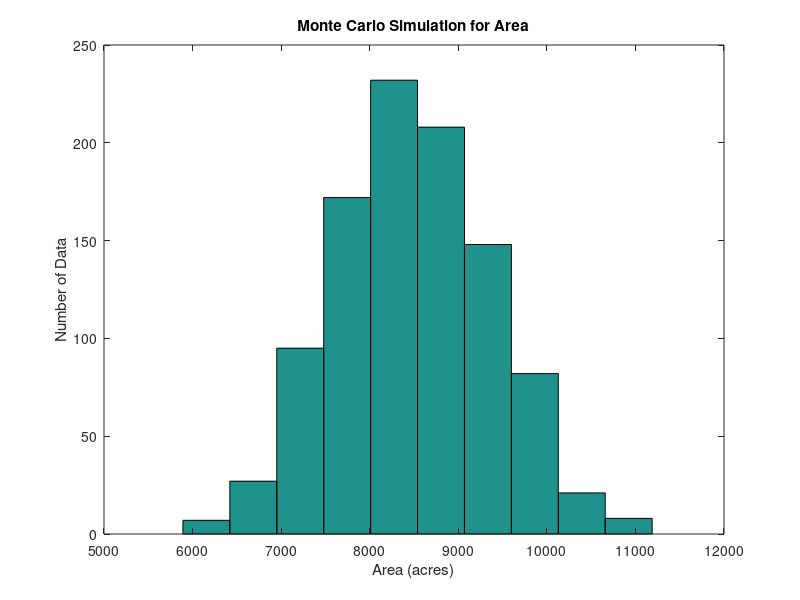
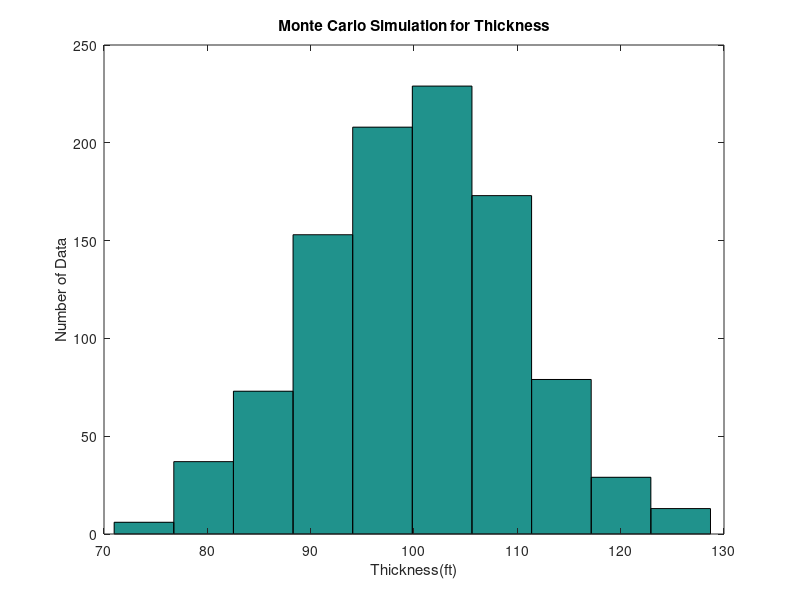
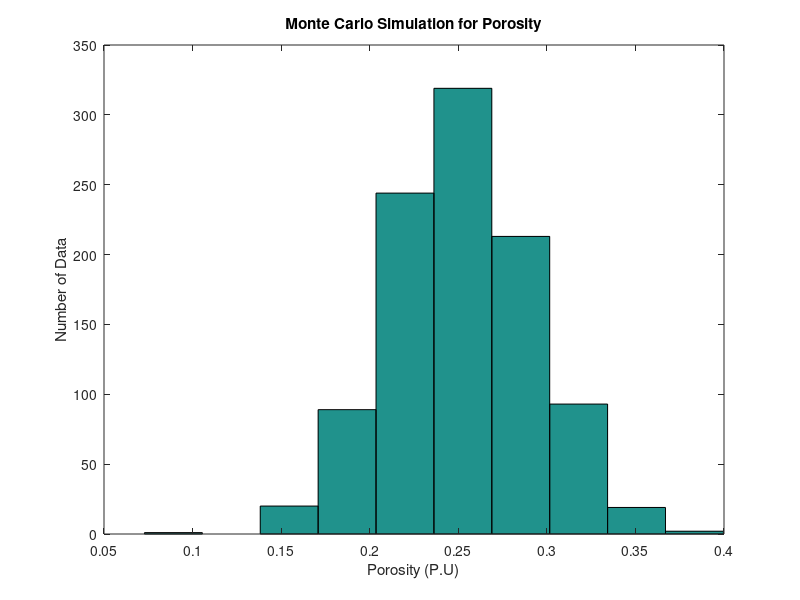
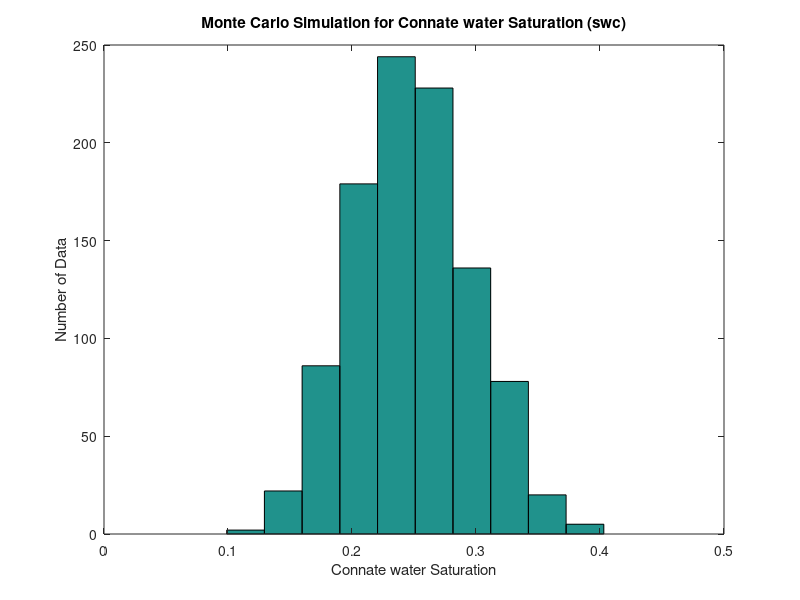

MATLAB code to generate these figures, in order:
clear, clc, close all
row= 1000
%% Monte_Carlo_Simulation_For_Area
d_Area = log(lognrnd(85,9,row,1));
Area2=100*d_Area
random_number_of_area= Area2

figure
hist(Area2) %histogram
title('Monte Carlo Simulation for Area')
xlabel('Area (acres)')
ylabel ('Number of Data')

%mean_Std_Percentil_Of_Area
Mean_Area= mean(Area2)
Std_Area= std(Area2)
Percentil_Area10=prctile(Area2,10)
Percentil_Area50=prctile(Area2,50)
Percentil_Area90=prctile(Area2,90)

%% Monte_Carlo_Simulation_For_Thickness
d_Thickness = log(lognrnd(100,10,row,1));
random_number_of_thickness= d_Thickness

figure
hist(d_Thickness) %histogram
title('Monte Carlo Simulation for Thickness')
xlabel('Thickness(ft)')
ylabel ('Number of Data')

%mean_Std_Percentil_Of_Thickness
Mean_Thickness= mean(d_Thickness)
Std_Thicness= std(d_Thickness)
Percentil_Thickness10=prctile(d_Thickness,10)
Percentil_Thickness50=prctile(d_Thickness,50)
Percentil_Thickness90=prctile(d_Thickness,90)

%% Monte Carlo Simulation for Porosity
d_poro = log(lognrnd(0.25,0.04,row,1));
random_number_of_porosity= d_poro

figure
hist(d_poro) %histogram
title('Monte Carlo Simulation for Porosity')
xlabel('Porosity (P.U)')
ylabel ('Number of Data')

%mean_Std_Percentil_Of_Porosity
Mean_Porosity= mean(d_poro)
Std_Porosity= std(d_poro)
Percentil_Porosity10=prctile(d_poro,10)
Percentil_Porosity50=prctile(d_poro,50)
Percentil_Porosity90=prctile(d_poro,90)

%% Monte_Carlo_Simulation_for_Connate water Saturation
d_swc = log(lognrnd(0.25,0.05,row,1));
random_number_of_swc= d_swc

figure
hist(d_swc) %histogram
title('Monte Carlo Simulation for Connate water Saturation (swc)')
xlabel('Connate water Saturation')
ylabel ('Number of Data')

%mean_Std_Percentil_Of_SWC
Mean_swc=mean(d_swc)
Std_swc= std(d_swc)
Percentil_swc10=prctile(d_swc,10)
Percentil_swc50=prctile(d_swc,50)
Percentil_swc90=prctile(d_swc,90)

%% Monte_Carlo_Simulation_for_Oil Formation Volume Factor
d_Bo = log(lognrnd(1.29,0.05,row,1));
random_number_of_Bo= d_Bo

figure
hist(d_Bo) %histogram
title('Monte Carlo Simulation for Oil Formation Volume Factor (Bo)')
xlabel('Oil Formation Volume Factor (rb/stb)')
ylabel ('Number of Data')

%mean_Std_Percentil_Of_Bo
Mean_Bo= mean(d_Bo)
Std_Bo= std(d_Bo)
Percentil_Bo10=prctile(d_Bo,10)
Percentil_Bo50=prctile(d_Bo,50)
Percentil_Bo90=prctile(d_Bo,90)

%% Monte_Carlo_Simulation_for_Volumetrik
%N= 7758*A*H*porosity*(1-Swc)/Bo; %Volumetric (Stb)
A = [Area2]
H= [d_Thickness]
Porosity= [d_poro]
Swc = [d_swc]
Bo = [d_Bo]
d_N= 7758*(A.*H).*(Porosity.*(1-Swc))./Bo

figure
hist(d_N) 
title('Monte Carlo Simulation for Volumetrik')
xlabel('Volumetrik(stb)')
ylabel ('Number of Data')

%mean_Std_Percentil_Of_Volumetrik
Mean_Volumetrik= mean(d_N)
Std_Volumetrik= std(d_N)
Percentil_Volumetrik10=prctile(d_N,10)
Percentil_Volumetrik50=prctile(d_N,50)
Percentil_Volumetrik90=prctile(d_N,90)


